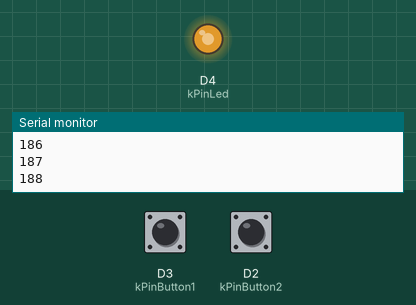
Simulated run of this sketch. Board: ESP8266 (NodeMCU). On the bench: output pins drawn as LEDs (lit = HIGH), the last lines printed to the serial monitor. Inputs (shaded band) come from the test bench; at power-on: D3 (kPinButton1) HIGH, D2 (kPinButton2) LOW.

Above: at 1.2 s.
1.3 s: D3 (kPinButton1) pulled LOW for 3.2 s
At 2.85 s:
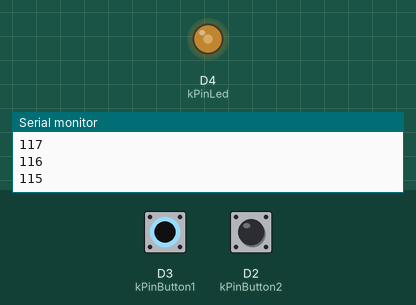
6.0 s: D3 (kPinButton1) pulled LOW for 3.2 s
At 8.8 s:
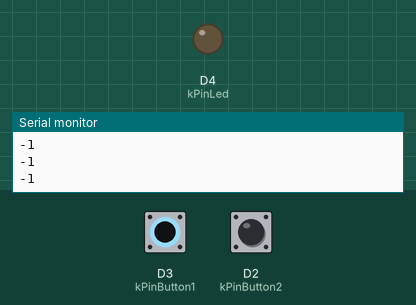
10.7 s: D2 (kPinButton2) pulled HIGH for 0.15 s
13.8 s: D2 (kPinButton2) pulled HIGH for 1 s
At 16.1 s:
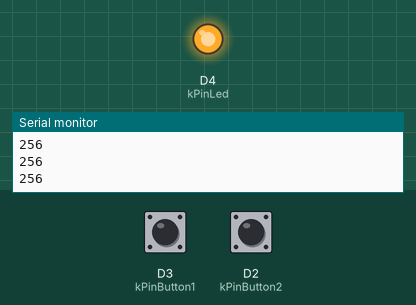
Timing chart, 0 to 17.6 s (numbered marks = the images above; inputs shaded):
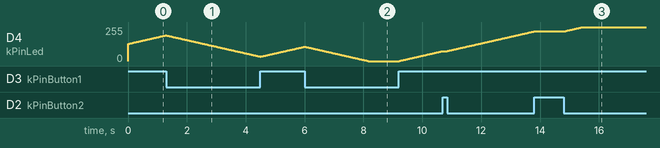

The sketch:

Led-Light_twoswitch.ino
```cpp
const int kPinButton1 = D3;
const int kPinButton2 = D2;
const int kPinLed = D4;

void setup ()
{
  pinMode (kPinButton1, INPUT);
  pinMode (kPinButton2, INPUT);
  pinMode (kPinLed, OUTPUT);
  digitalWrite(kPinButton1, HIGH);
  digitalWrite(kPinButton2, HIGH);
  Serial.begin(9600) ;
}

int ledBrightness = 128;
void loop(){
  if (digitalRead(kPinButton1) == LOW){
    ledBrightness--;
    Serial.println (ledBrightness);
  }

  else if (digitalRead(kPinButton2) == LOW){
    ledBrightness++;
    Serial.println (ledBrightness);
  }
   ledBrightness = constrain(ledBrightness, 0, 255);
   analogWrite(kPinLed, ledBrightness);
   delay(20);

}


/*const int kPinButton1 = D3;
const int kPinLed = D4;

void setup ()
{
  pinMode (kPinButton1, INPUT);
  digitalWrite(kPinButton1, HIGH);
  pinMode(kPinLed, OUTPUT);

}

void loop(){
  if (digitalRead(kPinButton1) == LOW){
    digitalWrite(kPinLed, HIGH);

  }
  else
  {
    digitalWrite(kPinLed, LOW);

    }
}*/
```
